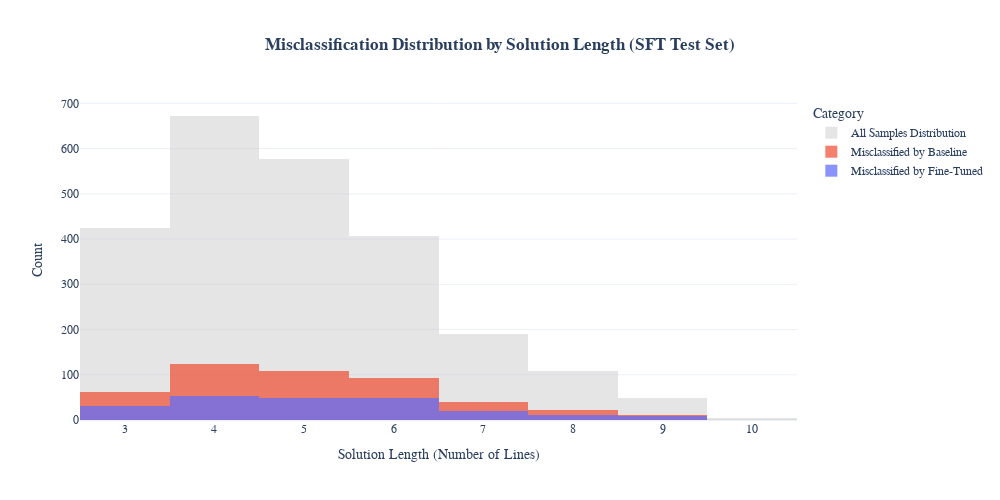

Notebook cell for this chart:
### Code cell
### Cell 7: Graph 5 - Misclassifications by Solution Length

def plot_misclassifications_by_length(df):
    df_sft = df[df['test_set'] == 'SFT Test Set'].dropna(subset=['solution_length'])
    misclass_df = df_sft[df_sft['is_correct'] == False]

    fig = go.Figure()

    fig.add_trace(go.Histogram(
        x=df_sft['solution_length'],
        name='All Samples Distribution',
        marker_color='#CCCCCC',
        opacity=0.5
    ))

    for model in ['Baseline', 'Fine-Tuned']:
        model_misclass = misclass_df[misclass_df['model'] == model]
        fig.add_trace(go.Histogram(
            x=model_misclass['solution_length'],
            name=f'Misclassified by {model}',
            marker_color=PASTEL_COLORS[model],
            opacity=0.75
        ))

    fig.update_layout(
        title_text='<b>Misclassification Distribution by Solution Length (SFT Test Set)</b>',
        xaxis_title_text='Solution Length (Number of Lines)',
        yaxis_title_text='Count',
        barmode='overlay',
        legend_title_text='Category',
        title_x=0.5,
        height=500,
        width=1000  # Fixed width for single-panel plot
    )
    fig.show()

plot_misclassifications_by_length(master_df)

### Figure 1 — Plotly figure (JSON) as saved in the notebook; plotly's stock layout.template omitted (floating-point values rounded to 4 significant figures; data arrays with more than 128 entries replaced by an {"elided": "..."} marker saying what was removed)
{"data": [{"marker": {"color": "#CCCCCC"}, "name": "All Samples Distribution", "opacity": 0.5, "type": "histogram", "x": {"elided": "2428 float values"}}, {"marker": {"color": "#EF553B"}, "name": "Misclassified by Baseline", "opacity": 0.75, "type": "histogram", "x": {"elided": "464 float values"}}, {"marker": {"color": "#636EFA"}, "name": "Misclassified by Fine-Tuned", "opacity": 0.75, "type": "histogram", "x": {"elided": "219 float values"}}], "layout": {"barmode": "overlay", "height": 500, "legend": {"title": {"text": "Category"}}, "title": {"text": "<b>Misclassification Distribution by Solution Length (SFT Test Set)</b>", "x": 0.5}, "width": 1000, "xaxis": {"title": {"text": "Solution Length (Number of Lines)"}}, "yaxis": {"title": {"text": "Count"}}}}
